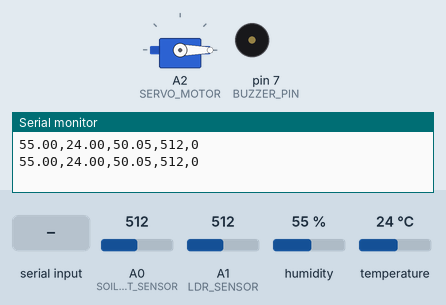
Bench run of a sketch on a simulated Arduino Uno, built with avr-gcc and run on an emulated ATmega328P. Parts: servo, buzzer (waves = sounding), the last lines printed to the serial monitor. The inputs (shaded band) are chosen by the test bench; at power-on: A0 (SOIL_MOIST_SENSOR) = 512, A1 (LDR_SENSOR) = 512, humidity 55 %, temperature 24 °C.

Above: at 1.5 s.
1.6 s: byte 1 (1) received over Serial
At 2.08 s:
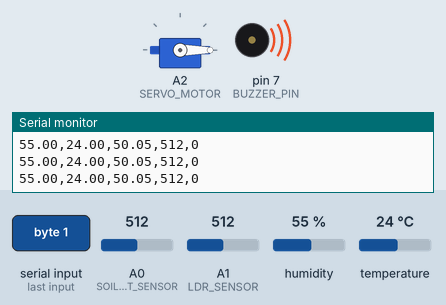
Timing chart, 0 to 4.6 s (numbered marks = the images above; inputs shaded):
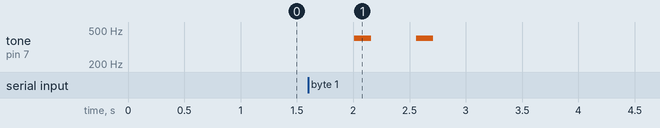

The sketch:

arduino.ino
```cpp
#include <DHT.h>
#include <Servo.h>

#define DHTPIN 3     // Pin connected to the DHT22 sensor
#define DHTTYPE DHT22   // DHT 22 (AM2302) sensor type
#define SOIL_MOIST_SENSOR A0
#define LDR_SENSOR A1
#define SERVO_MOTOR A2
#define LED_PIN 8
#define BUZZER_PIN 7
#define MOISTURE_THRESHOLD 85
#define LIGHT_THRESHOLD  20
#define TEMPERATURE_THRESHOLD 24
#define HUMIDITHY_THRESHOLD 55

DHT dht(DHTPIN, DHTTYPE);
Servo servoBase;
int actuator_status;

int activate_servo(int second){
  servoBase.write(22);
  delay(second*1000);
  servoBase.write(0);
}

void setup() {
  Serial.begin(9600);
  pinMode(SOIL_MOIST_SENSOR, INPUT);
  servoBase.attach(SERVO_MOTOR);
  servoBase.write(0);
  dht.begin();
}

void mouse_detected(int status){
  if(status == 1){
    for(int i=0; i<2;i++){
      digitalWrite(LED_PIN, HIGH);
      tone(BUZZER_PIN, 400 , 200);
      delay(150);
      noTone(BUZZER_PIN);
      delay(400);
      digitalWrite(LED_PIN, LOW);
    }
  } else {
    digitalWrite(LED_PIN, LOW);
  }

}

void water_trigger(int second){
  if(second <= 99){
    actuator_status = 1;
    activate_servo(second);
  }
}

void loop() {
  delay(500);

  // Membaca nilai sensor
  int moist_value = analogRead(SOIL_MOIST_SENSOR);
  int light_intensity = analogRead(LDR_SENSOR);
  float moisture_percentage = (moist_value/1023.00) * 100 ;
  float humidity = dht.readHumidity();
  float temperature = dht.readTemperature();

  if (isnan(humidity) || isnan(temperature)) {
    Serial.println("Failed to read from DHT sensor!");
    return;
  }

  // Membaca data dari papan pengembang lainnya
  // Jikalau disediakan dua byte data, maka data tersebut merupakan lama penyiraman dalam detik
  // Jikalau data berukuran satu byte, maka data tersebut merupakan status apakah terdeteksi tikus
  if (Serial.available() >= 2) {
    int second = Serial.read() << 8 | Serial.read();
    water_trigger(second);
  } else {
    int status = Serial.read();
    mouse_detected(status);
  }

  // Kondisi untuk penyiraman (menggerakan microservo)
  if(moisture_percentage < MOISTURE_THRESHOLD && light_intensity > LIGHT_THRESHOLD
    && temperature > TEMPERATURE_THRESHOLD && humidity < HUMIDITHY_THRESHOLD){
    water_trigger(1);
  } else {
    actuator_status= 0;
    digitalWrite(LED_PIN, LOW);
  }
  // Mencetak hasil pengukuran sehingga dapat dibaca dari papan pengembang lainnya
  String result = String(humidity) + ',' + String(temperature) + ',' + String(moisture_percentage) + ',' + String(light_intensity) + ',' + String(actuator_status);
  Serial.println(result);

}
```

Measured:
- after the input at 1.6 s, tone on pin 7 (BUZZER_PIN): alternates 400 Hz for 0.15 s and silent for 0.40 s, 4 changes in all, then stays silent, starting after 0.41 s
